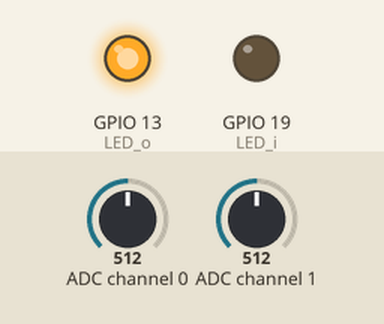
Bench run of a program on a simulated Raspberry Pi (BCM pin numbers). Shown: output pins drawn as LEDs (lit = HIGH). Inputs (shaded band) come from the test bench; at power-on: ADC channel 0 = 512, ADC channel 1 = 512 (analog values on the 0–1023 scale). The clock reads 2024-03-15 10:24:30 at power-on unless the program sets it; web requests get an empty 200 reply after 0.4 s; what the program prints to the terminal is not drawn.

Above: at 0.1 s.
Timing chart, 0 to 1.6 s (numbered marks = the images above):
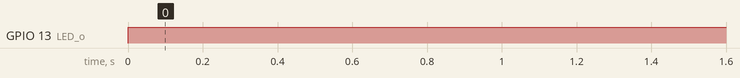

The program:

dust_test.py
```python
import RPi.GPIO as GPIO
import spidev
from datetime import datetime
from time import sleep
import requests
import json

outdoor_channel = 0
indoor_channel = 1

spi = spidev.SpiDev()
spi.open(0, 0)   # 통신 시작
spi.max_speed_hz = 100000   # 통신 속도

LED_o = 13
LED_i = 19

GPIO.setmode(GPIO.BCM)
GPIO.setup(LED_o, GPIO.OUT)
GPIO.setup(LED_i, GPIO.OUT)


def readadc(adcnum):
    if adcnum < 0 or adcnum > 7:
        return -1

    r = spi.xfer2([1, 8 + adcnum <<4, 0])   # 요청 및 값 리턴
    data = ((r[1] & 3) << 8) + r[2]    # 10 비트 해석
    return data


def read_outdoor():
    GPIO.output(LED_o, GPIO.LOW)
    sleep(0.00028)
    value_o = readadc(outdoor_channel)
    sleep(0.00004)
    GPIO.output(LED_o, GPIO.HIGH)
    sleep(0.00968)
    voltage = value_o * (3.3 / 1024.0)
    outdoor_dust = abs((0.17 * voltage - 0.1) * 1000)
    print("outdoor ultrafinedust value: %d" % outdoor_dust)
    return outdoor_dust

def read_indoor():
    GPIO.output(LED_o, GPIO.LOW)
    sleep(0.00028)
    value_i = readadc(indoor_channel)
    sleep(0.00004)
    GPIO.output(LED_o, GPIO.HIGH)
    sleep(0.00968)
    voltage = value_i * (3.3 / 1024.0)
    indoor_dust = abs((0.17 * voltage - 0.1) * 1000)
    print("indoor ultrafinedust value: %d" % indoor_dust)
    return indoor_dust


def post_dust(outdoor_dust, indoor_dust):
    url_out = 'http://172.30.1.111:8000/api/out_ultrafinedust/'
    url_in = 'http://172.30.1.111:8000/api/in_ultrafinedust/'

    data_out = {
        'value': outdoor_dust,
        'date': datetime.now().isoformat()
    }

    data_in = {
        'value': indoor_dust,
        'date': datetime.now().isoformat()
    }

    headers = {'Content-Type': 'application/json'}
    response_o = requests.post(url_out, data=json.dumps(data_out), headers=headers)
    response_i = requests.post(url_in, data=json.dumps(data_in), headers=headers)

    if response_o.status_code == 201 and response_i.status_code == 201:
        print("API POST 요청 성공")
    else:
        print("API POST 요청 실패")


try:
    while True:
        outdoor_dust = read_outdoor()
        indoor_dust = read_indoor()
        post_dust(outdoor_dust, indoor_dust)
        print("---------------------------------")
        sleep(2)
except Exception as e:
    print(e)

finally:
    spi.close()
    GPIO.cleanup()
```

Measured:
- by itself, GPIO 13 (LED_o): LOW → HIGH at 0.00 s
